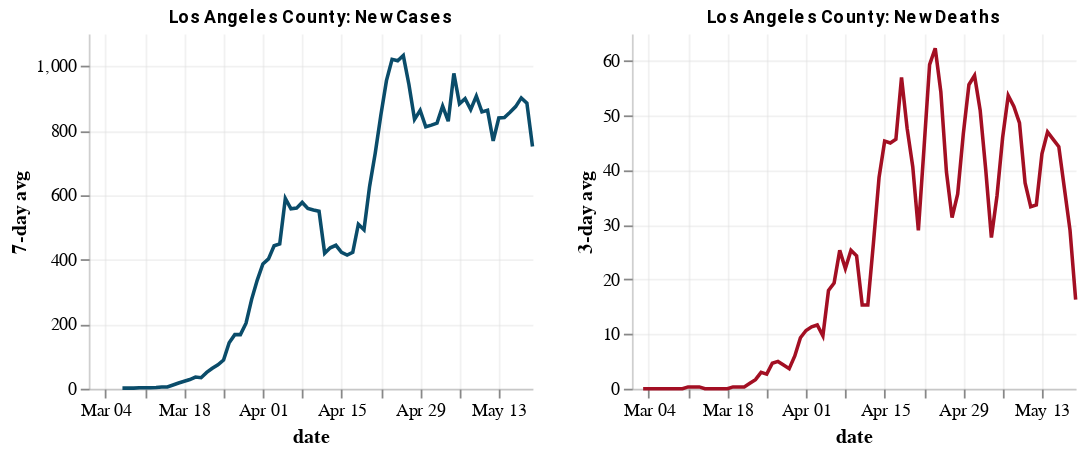
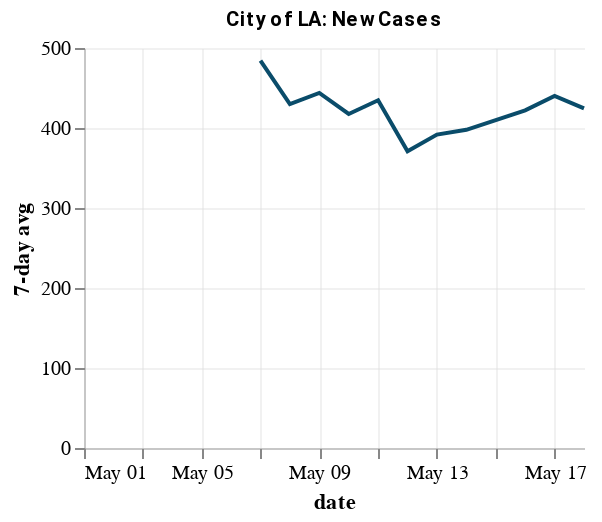

Notebook source saved alongside these figures, in order:
### Code cell
la_county = utils.case_indicators_county("Los Angeles, CA", "3/1/20")
la_city = utils.case_indicators_lacity("5/1/20")
#ca = utils.case_indicators_state("California", "3/1/20")
#la_msa = utils.case_indicators_msa("Los Angeles", "3/1/20")

### Figure 1 — Vega-Lite specification as saved in the notebook (floating-point values rounded to 4 significant figures)
{"config": {"view": {"continuousWidth": 400, "continuousHeight": 300, "strokeOpacity": 0}, "axis": {"domainOpacity": 0.4, "gridOpacity": 0.4}, "title": {"anchor": "middle", "color": "black", "font": "Roboto", "fontSize": 10}}, "hconcat": [{"mark": "line", "encoding": {"color": {"value": "#0A4C6A"}, "x": {"type": "temporal", "field": "date", "timeUnit": "monthdate", "title": "date"}, "y": {"type": "quantitative", "field": "cases_avg7", "title": "7-day avg"}}, "height": 200, "title": "Los Angeles County: New Cases", "width": 250}, {"mark": "line", "encoding": {"color": {"value": "#A30F23"}, "x": {"type": "temporal", "field": "date", "timeUnit": "monthdate", "title": "date"}, "y": {"type": "quantitative", "field": "deaths_avg3", "title": "3-day avg"}}, "height": 200, "title": "Los Angeles County: New Deaths", "width": 250}], "data": {"name": "data-f6a7992d1f5e7991404eb83f1d23a802"}, "$schema": "https://vega.github.io/schema/vega-lite/v4.0.2.json", "datasets": {"data-f6a7992d1f5e7991404eb83f1d23a802": [{"county": "Los Angeles", "state": "California", "state_abbrev": "CA", "fips": "06037", "date": "2020-03-01T08:00:00+00:00", "Lat": 34.31, "Lon": -118.2, "cases": 1, "deaths": 0, "new_cases": 0, "new_deaths": 0, "cases_avg7": null, "deaths_avg3": null, "deaths_avg7": null}, {"county": "Los Angeles", "state": "California", "state_abbrev": "CA", "fips": "06037", "date": "2020-03-02T08:00:00+00:00", "Lat": 34.31, "Lon": -118.2, "cases": 1, "deaths": 0, "new_cases": 0, "new_deaths": 0, "cases_avg7": null, "deaths_avg3": null, "deaths_avg7": null}, {"county": "Los Angeles", "state": "California", "state_abbrev": "CA", "fips": "06037", "date": "2020-03-03T08:00:00+00:00", "Lat": 34.31, "Lon": -118.2, "cases": 1, "deaths": 0, "new_cases": 0, "new_deaths": 0, "cases_avg7": null, "deaths_avg3": 0.0, "deaths_avg7": null}, {"county": "Los Angeles", "state": "California", "state_abbrev": "CA", "fips": "06037", "date": "2020-03-04T08:00:00+00:00", "Lat": 34.31, "Lon": -118.2, "cases": 7, "deaths": 0, "new_cases": 6, "new_deaths": 0, "cases_avg7": null, "deaths_avg3": 0.0, "deaths_avg7": null}, {"county": "Los Angeles", "state": "California", "state_abbrev": "CA", "fips": "06037", "date": "2020-03-05T08:00:00+00:00", "Lat": 34.31, "Lon": -118.2, "cases": 11, "deaths": 0, "new_cases": 4, "new_deaths": 0, "cases_avg7": null, "deaths_avg3": 0.0, "deaths_avg7": null}, {"county": "Los Angeles", "state": "California", "state_abbrev": "CA", "fips": "06037", "date": "2020-03-06T08:00:00+00:00", "Lat": 34.31, "Lon": -118.2, "cases": 13, "deaths": 0, "new_cases": 2, "new_deaths": 0, "cases_avg7": null, "deaths_avg3": 0.0, "deaths_avg7": null}, {"county": "Los Angeles", "state": "California", "state_abbrev": "CA", "fips": "06037", "date": "2020-03-07T08:00:00+00:00", "Lat": 34.31, "Lon": -118.2, "cases": 14, "deaths": 0, "new_cases": 1, "new_deaths": 0, "cases_avg7": 1.857, "deaths_avg3": 0.0, "deaths_avg7": 0.0}, {"county": "Los Angeles", "state": "California", "state_abbrev": "CA", "fips": "06037", "date": "2020-03-08T08:00:00+00:00", "Lat": 34.31, "Lon": -118.2, "cases": 14, "deaths": 0, "new_cases": 0, "new_deaths": 0, "cases_avg7": 1.857, "deaths_avg3": 0.0, "deaths_avg7": 0.0}, {"county": "Los Angeles", "state": "California", "state_abbrev": "CA", "fips": "06037", "date": "2020-03-09T07:00:00+00:00", "Lat": 34.31, "Lon": -118.2, "cases": 14, "deaths": 0, "new_cases": 0, "new_deaths": 0, "cases_avg7": 1.857, "deaths_avg3": 0.0, "deaths_avg7": 0.0}, {"county": "Los Angeles", "state": "California", "state_abbrev": "CA", "fips": "06037", "date": "2020-03-10T07:00:00+00:00", "Lat": 34.31, "Lon": -118.2, "cases": 20, "deaths": 0, "new_cases": 6, "new_deaths": 0, "cases_avg7": 2.714, "deaths_avg3": 0.0, "deaths_avg7": 0.0}, {"county": "Los Angeles", "state": "California", "state_abbrev": "CA", "fips": "06037", "date": "2020-03-11T07:00:00+00:00", "Lat": 34.31, "Lon": -118.2, "cases": 27, "deaths": 1, "new_cases": 7, "new_deaths": 1, "cases_avg7": 2.857, "deaths_avg3": 0.3333, "deaths_avg7": 0.1429}, {"county": "Los Angeles", "state": "California", "state_abbrev": "CA", "fips": "06037", "date": "2020-03-12T07:00:00+00:00", "Lat": 34.31, "Lon": -118.2, "cases": 32, "deaths": 1, "new_cases": 5, "new_deaths": 0, "cases_avg7": 3.0, "deaths_avg3": 0.3333, "deaths_avg7": 0.1429}, {"county": "Los Angeles", "state": "California", "state_abbrev": "CA", "fips": "06037", "date": "2020-03-13T07:00:00+00:00", "Lat": 34.31, "Lon": -118.2, "cases": 40, "deaths": 1, "new_cases": 8, "new_deaths": 0, "cases_avg7": 3.857, "deaths_avg3": 0.3333, "deaths_avg7": 0.1429}, {"county": "Los Angeles", "state": "California", "state_abbrev": "CA", "fips": "06037", "date": "2020-03-14T07:00:00+00:00", "Lat": 34.31, "Lon": -118.2, "cases": 53, "deaths": 1, "new_cases": 13, "new_deaths": 0, "cases_avg7": 5.571, "deaths_avg3": 0.0, "deaths_avg7": 0.1429}, {"county": "Los Angeles", "state": "California", "state_abbrev": "CA", "fips": "06037", "date": "2020-03-15T07:00:00+00:00", "Lat": 34.31, "Lon": -118.2, "cases": 53, "deaths": 1, "new_cases": 0, "new_deaths": 0, "cases_avg7": 5.571, "deaths_avg3": 0.0, "deaths_avg7": 0.1429}, {"county": "Los Angeles", "state": "California", "state_abbrev": "CA", "fips": "06037", "date": "2020-03-16T07:00:00+00:00", "Lat": 34.31, "Lon": -118.2, "cases": 94, "deaths": 1, "new_cases": 41, "new_deaths": 0, "cases_avg7": 11.43, "deaths_avg3": 0.0, "deaths_avg7": 0.1429}, {"county": "Los Angeles", "state": "California", "state_abbrev": "CA", "fips": "06037", "date": "2020-03-17T07:00:00+00:00", "Lat": 34.31, "Lon": -118.2, "cases": 144, "deaths": 1, "new_cases": 50, "new_deaths": 0, "cases_avg7": 17.71, "deaths_avg3": 0.0, "deaths_avg7": 0.1429}, {"county": "Los Angeles", "state": "California", "state_abbrev": "CA", "fips": "06037", "date": "2020-03-18T07:00:00+00:00", "Lat": 34.31, "Lon": -118.2, "cases": 190, "deaths": 1, "new_cases": 46, "new_deaths": 0, "cases_avg7": 23.29, "deaths_avg3": 0.0, "deaths_avg7": 0.0}, {"county": "Los Angeles", "state": "California", "state_abbrev": "CA", "fips": "06037", "date": "2020-03-19T07:00:00+00:00", "Lat": 34.31, "Lon": -118.2, "cases": 231, "deaths": 2, "new_cases": 41, "new_deaths": 1, "cases_avg7": 28.43, "deaths_avg3": 0.3333, "deaths_avg7": 0.1429}, {"county": "Los Angeles", "state": "California", "state_abbrev": "CA", "fips": "06037", "date": "2020-03-20T07:00:00+00:00", "Lat": 34.31, "Lon": -118.2, "cases": 292, "deaths": 2, "new_cases": 61, "new_deaths": 0, "cases_avg7": 36.0, "deaths_avg3": 0.3333, "deaths_avg7": 0.1429}, {"county": "Los Angeles", "state": "California", "state_abbrev": "CA", "fips": "06037", "date": "2020-03-21T07:00:00+00:00", "Lat": 34.31, "Lon": -118.2, "cases": 292, "deaths": 2, "new_cases": 0, "new_deaths": 0, "cases_avg7": 34.14, "deaths_avg3": 0.3333, "deaths_avg7": 0.1429}, {"county": "Los Angeles", "state": "California", "state_abbrev": "CA", "fips": "06037", "date": "2020-03-22T07:00:00+00:00", "Lat": 34.31, "Lon": -118.2, "cases": 407, "deaths": 5, "new_cases": 115, "new_deaths": 3, "cases_avg7": 50.57, "deaths_avg3": 1.0, "deaths_avg7": 0.5714}, {"county": "Los Angeles", "state": "California", "state_abbrev": "CA", "fips": "06037", "date": "2020-03-23T07:00:00+00:00", "Lat": 34.31, "Lon": -118.2, "cases": 536, "deaths": 7, "new_cases": 129, "new_deaths": 2, "cases_avg7": 63.14, "deaths_avg3": 1.667, "deaths_avg7": 0.8571}, {"county": "Los Angeles", "state": "California", "state_abbrev": "CA", "fips": "06037", "date": "2020-03-24T07:00:00+00:00", "Lat": 34.31, "Lon": -118.2, "cases": 662, "deaths": 11, "new_cases": 126, "new_deaths": 4, "cases_avg7": 74.0, "deaths_avg3": 3.0, "deaths_avg7": 1.429}, {"county": "Los Angeles", "state": "California", "state_abbrev": "CA", "fips": "06037", "date": "2020-03-25T07:00:00+00:00", "Lat": 34.31, "Lon": -118.2, "cases": 812, "deaths": 13, "new_cases": 150, "new_deaths": 2, "cases_avg7": 88.86, "deaths_avg3": 2.667, "deaths_avg7": 1.714}, {"county": "Los Angeles", "state": "California", "state_abbrev": "CA", "fips": "06037", "date": "2020-03-26T07:00:00+00:00", "Lat": 34.31, "Lon": -118.2, "cases": 1229, "deaths": 21, "new_cases": 417, "new_deaths": 8, "cases_avg7": 142.6, "deaths_avg3": 4.667, "deaths_avg7": 2.714}, {"county": "Los Angeles", "state": "California", "state_abbrev": "CA", "fips": "06037", "date": "2020-03-27T07:00:00+00:00", "Lat": 34.31, "Lon": -118.2, "cases": 1465, "deaths": 26, "new_cases": 236, "new_deaths": 5, "cases_avg7": 167.6, "deaths_avg3": 5.0, "deaths_avg7": 3.429}, {"county": "Los Angeles", "state": "California", "state_abbrev": "CA", "fips": "06037", "date": "2020-03-28T07:00:00+00:00", "Lat": 34.31, "Lon": -118.2, "cases": 1465, "deaths": 26, "new_cases": 0, "new_deaths": 0, "cases_avg7": 167.6, "deaths_avg3": 4.333, "deaths_avg7": 3.429}, {"county": "Los Angeles", "state": "California", "state_abbrev": "CA", "fips": "06037", "date": "2020-03-29T07:00:00+00:00", "Lat": 34.31, "Lon": -118.2, "cases": 1829, "deaths": 32, "new_cases": 364, "new_deaths": 6, "cases_avg7": 203.1, "deaths_avg3": 3.667, "deaths_avg7": 3.857}, {"county": "Los Angeles", "state": "California", "state_abbrev": "CA", "fips": "06037", "date": "2020-03-30T07:00:00+00:00", "Lat": 34.31, "Lon": -118.2, "cases": 2474, "deaths": 44, "new_cases": 645, "new_deaths": 12, "cases_avg7": 276.9, "deaths_avg3": 6.0, "deaths_avg7": 5.286}, {"county": "Los Angeles", "state": "California", "state_abbrev": "CA", "fips": "06037", "date": "2020-03-31T07:00:00+00:00", "Lat": 34.31, "Lon": -118.2, "cases": 3019, "deaths": 54, "new_cases": 545, "new_deaths": 10, "cases_avg7": 336.7, "deaths_avg3": 9.333, "deaths_avg7": 6.143}, {"county": "Los Angeles", "state": "California", "state_abbrev": "CA", "fips": "06037", "date": "2020-04-01T07:00:00+00:00", "Lat": 34.31, "Lon": -118.2, "cases": 3518, "deaths": 64, "new_cases": 499, "new_deaths": 10, "cases_avg7": 386.6, "deaths_avg3": 10.67, "deaths_avg7": 7.286}, {"county": "Los Angeles", "state": "California", "state_abbrev": "CA", "fips": "06037", "date": "2020-04-02T07:00:00+00:00", "Lat": 34.31, "Lon": -118.2, "cases": 4045, "deaths": 78, "new_cases": 527, "new_deaths": 14, "cases_avg7": 402.3, "deaths_avg3": 11.33, "deaths_avg7": 8.143}, {"county": "Los Angeles", "state": "California", "state_abbrev": "CA", "fips": "06037", "date": "2020-04-03T07:00:00+00:00", "Lat": 34.31, "Lon": -118.2, "cases": 4566, "deaths": 89, "new_cases": 521, "new_deaths": 11, "cases_avg7": 443.0, "deaths_avg3": 11.67, "deaths_avg7": 9.0}, {"county": "Los Angeles", "state": "California", "state_abbrev": "CA", "fips": "06037", "date": "2020-04-04T07:00:00+00:00", "Lat": 34.31, "Lon": -118.2, "cases": 4605, "deaths": 93, "new_cases": 39, "new_deaths": 4, "cases_avg7": 448.6, "deaths_avg3": 9.667, "deaths_avg7": 9.571}, {"county": "Los Angeles", "state": "California", "state_abbrev": "CA", "fips": "06037", "date": "2020-04-05T07:00:00+00:00", "Lat": 34.31, "Lon": -118.2, "cases": 5955, "deaths": 132, "new_cases": 1350, "new_deaths": 39, "cases_avg7": 589.4, "deaths_avg3": 18.0, "deaths_avg7": 14.29}, {"county": "Los Angeles", "state": "California", "state_abbrev": "CA", "fips": "06037", "date": "2020-04-06T07:00:00+00:00", "Lat": 34.31, "Lon": -118.2, "cases": 6377, "deaths": 147, "new_cases": 422, "new_deaths": 15, "cases_avg7": 557.6, "deaths_avg3": 19.33, "deaths_avg7": 14.71}, {"county": "Los Angeles", "state": "California", "state_abbrev": "CA", "fips": "06037", "date": "2020-04-07T07:00:00+00:00", "Lat": 34.31, "Lon": -118.2, "cases": 6936, "deaths": 169, "new_cases": 559, "new_deaths": 22, "cases_avg7": 559.6, "deaths_avg3": 25.33, "deaths_avg7": 16.43}, {"county": "Los Angeles", "state": "California", "state_abbrev": "CA", "fips": "06037", "date": "2020-04-08T07:00:00+00:00", "Lat": 34.31, "Lon": -118.2, "cases": 7559, "deaths": 198, "new_cases": 623, "new_deaths": 29, "cases_avg7": 577.3, "deaths_avg3": 22.0, "deaths_avg7": 19.14}, {"county": "Los Angeles", "state": "California", "state_abbrev": "CA", "fips": "06037", "date": "2020-04-09T07:00:00+00:00", "Lat": 34.31, "Lon": -118.2, "cases": 7955, "deaths": 223, "new_cases": 396, "new_deaths": 25, "cases_avg7": 558.6, "deaths_avg3": 25.33, "deaths_avg7": 20.71}, {"county": "Los Angeles", "state": "California", "state_abbrev": "CA", "fips": "06037", "date": "2020-04-10T07:00:00+00:00", "Lat": 34.31, "Lon": -118.2, "cases": 8443, "deaths": 242, "new_cases": 488, "new_deaths": 19, "cases_avg7": 553.9, "deaths_avg3": 24.33, "deaths_avg7": 21.86}, {"county": "Los Angeles", "state": "California", "state_abbrev": "CA", "fips": "06037", "date": "2020-04-11T07:00:00+00:00", "Lat": 34.31, "Lon": -118.2, "cases": 8453, "deaths": 244, "new_cases": 10, "new_deaths": 2, "cases_avg7": 549.7, "deaths_avg3": 15.33, "deaths_avg7": 21.57}, {"county": "Los Angeles", "state": "California", "state_abbrev": "CA", "fips": "06037", "date": "2020-04-12T07:00:00+00:00", "Lat": 34.31, "Lon": -118.2, "cases": 8894, "deaths": 269, "new_cases": 441, "new_deaths": 25, "cases_avg7": 419.9, "deaths_avg3": 15.33, "deaths_avg7": 19.57}, {"county": "Los Angeles", "state": "California", "state_abbrev": "CA", "fips": "06037", "date": "2020-04-13T07:00:00+00:00", "Lat": 34.31, "Lon": -118.2, "cases": 9433, "deaths": 322, "new_cases": 539, "new_deaths": 53, "cases_avg7": 436.6, "deaths_avg3": 26.67, "deaths_avg7": 25.0}, {"county": "Los Angeles", "state": "California", "state_abbrev": "CA", "fips": "06037", "date": "2020-04-14T07:00:00+00:00", "Lat": 34.31, "Lon": -118.2, "cases": 10047, "deaths": 360, "new_cases": 614, "new_deaths": 38, "cases_avg7": 444.4, "deaths_avg3": 38.67, "deaths_avg7": 27.29}, {"county": "Los Angeles", "state": "California", "state_abbrev": "CA", "fips": "06037", "date": "2020-04-15T07:00:00+00:00", "Lat": 34.31, "Lon": -118.2, "cases": 10517, "deaths": 405, "new_cases": 470, "new_deaths": 45, "cases_avg7": 422.6, "deaths_avg3": 45.33, "deaths_avg7": 29.57}, {"county": "Los Angeles", "state": "California", "state_abbrev": "CA", "fips": "06037", "date": "2020-04-16T07:00:00+00:00", "Lat": 34.31, "Lon": -118.2, "cases": 10854, "deaths": 457, "new_cases": 337, "new_deaths": 52, "cases_avg7": 414.1, "deaths_avg3": 45.0, "deaths_avg7": 33.43}, {"county": "Los Angeles", "state": "California", "state_abbrev": "CA", "fips": "06037", "date": "2020-04-17T07:00:00+00:00", "Lat": 34.31, "Lon": -118.2, "cases": 11400, "deaths": 497, "new_cases": 546, "new_deaths": 40, "cases_avg7": 422.4, "deaths_avg3": 45.67, "deaths_avg7": 36.43}, {"county": "Los Angeles", "state": "California", "state_abbrev": "CA", "fips": "06037", "date": "2020-04-18T07:00:00+00:00", "Lat": 34.31, "Lon": -118.2, "cases": 12021, "deaths": 576, "new_cases": 621, "new_deaths": 79, "cases_avg7": 509.7, "deaths_avg3": 57.0, "deaths_avg7": 47.43}, {"county": "Los Angeles", "state": "California", "state_abbrev": "CA", "fips": "06037", "date": "2020-04-19T07:00:00+00:00", "Lat": 34.31, "Lon": -118.2, "cases": 12341, "deaths": 600, "new_cases": 320, "new_deaths": 24, "cases_avg7": 492.4, "deaths_avg3": 47.67, "deaths_avg7": 47.29}, {"county": "Los Angeles", "state": "California", "state_abbrev": "CA", "fips": "06037", "date": "2020-04-20T07:00:00+00:00", "Lat": 34.31, "Lon": -118.2, "cases": 13823, "deaths": 619, "new_cases": 1482, "new_deaths": 19, "cases_avg7": 627.1, "deaths_avg3": 40.67, "deaths_avg7": 42.43}, {"county": "Los Angeles", "state": "California", "state_abbrev": "CA", "fips": "06037", "date": "2020-04-21T07:00:00+00:00", "Lat": 34.31, "Lon": -118.2, "cases": 15153, "deaths": 663, "new_cases": 1330, "new_deaths": 44, "cases_avg7": 729.4, "deaths_avg3": 29.0, "deaths_avg7": 43.29}, {"county": "Los Angeles", "state": "California", "state_abbrev": "CA", "fips": "06037", "date": "2020-04-22T07:00:00+00:00", "Lat": 34.31, "Lon": -118.2, "cases": 16447, "deaths": 732, "new_cases": 1294, "new_deaths": 69, "cases_avg7": 847.1, "deaths_avg3": 44.0, "deaths_avg7": 46.71}, {"county": "Los Angeles", "state": "California", "state_abbrev": "CA", "fips": "06037", "date": "2020-04-23T07:00:00+00:00", "Lat": 34.31, "Lon": -118.2, "cases": 17537, "deaths": 797, "new_cases": 1090, "new_deaths": 65, "cases_avg7": 954.7, "deaths_avg3": 59.33, "deaths_avg7": 48.57}, {"county": "Los Angeles", "state": "California", "state_abbrev": "CA", "fips": "06037", "date": "2020-04-24T07:00:00+00:00", "Lat": 34.31, "Lon": -118.2, "cases": 18545, "deaths": 850, "new_cases": 1008, "new_deaths": 53, "cases_avg7": 1021.0, "deaths_avg3": 62.33, "deaths_avg7": 50.43}, {"county": "Los Angeles", "state": "California", "state_abbrev": "CA", "fips": "06037", "date": "2020-04-25T07:00:00+00:00", "Lat": 34.31, "Lon": -118.2, "cases": 19133, "deaths": 895, "new_cases": 588, "new_deaths": 45, "cases_avg7": 1016.0, "deaths_avg3": 54.33, "deaths_avg7": 45.57}, {"county": "Los Angeles", "state": "California", "state_abbrev": "CA", "fips": "06037", "date": "2020-04-26T07:00:00+00:00", "Lat": 34.31, "Lon": -118.2, "cases": 19567, "deaths": 916, "new_cases": 434, "new_deaths": 21, "cases_avg7": 1032.0, "deaths_avg3": 39.67, "deaths_avg7": 45.14}, {"county": "Los Angeles", "state": "California", "state_abbrev": "CA", "fips": "06037", "date": "2020-04-27T07:00:00+00:00", "Lat": 34.31, "Lon": -118.2, "cases": 20423, "deaths": 944, "new_cases": 856, "new_deaths": 28, "cases_avg7": 942.9, "deaths_avg3": 31.33, "deaths_avg7": 46.43}, {"county": "Los Angeles", "state": "California", "state_abbrev": "CA", "fips": "06037", "date": "2020-04-28T07:00:00+00:00", "Lat": 34.31, "Lon": -118.2, "cases": 20996, "deaths": 1002, "new_cases": 573, "new_deaths": 58, "cases_avg7": 834.7, "deaths_avg3": 35.67, "deaths_avg7": 48.43}, {"county": "Los Angeles", "state": "California", "state_abbrev": "CA", "fips": "06037", "date": "2020-04-29T07:00:00+00:00", "Lat": 34.31, "Lon": -118.2, "cases": 22485, "deaths": 1056, "new_cases": 1489, "new_deaths": 54, "cases_avg7": 862.6, "deaths_avg3": 46.67, "deaths_avg7": 46.29}, {"county": "Los Angeles", "state": "California", "state_abbrev": "CA", "fips": "06037", "date": "2020-04-30T07:00:00+00:00", "Lat": 34.31, "Lon": -118.2, "cases": 23220, "deaths": 1111, "new_cases": 735, "new_deaths": 55, "cases_avg7": 811.9, "deaths_avg3": 55.67, "deaths_avg7": 44.86}, {"county": "Los Angeles", "state": "California", "state_abbrev": "CA", "fips": "06037", "date": "2020-05-01T07:00:00+00:00", "Lat": 34.31, "Lon": -118.2, "cases": 24262, "deaths": 1174, "new_cases": 1042, "new_deaths": 63, "cases_avg7": 816.7, "deaths_avg3": 57.33, "deaths_avg7": 46.29}, {"county": "Los Angeles", "state": "California", "state_abbrev": "CA", "fips": "06037", "date": "2020-05-02T07:00:00+00:00", "Lat": 34.31, "Lon": -118.2, "cases": 24894, "deaths": 1209, "new_cases": 632, "new_deaths": 35, "cases_avg7": 823.0, "deaths_avg3": 51.0, "deaths_avg7": 44.86}, {"county": "Los Angeles", "state": "California", "state_abbrev": "CA", "fips": "06037", "date": "2020-05-03T07:00:00+00:00", "Lat": 34.31, "Lon": -118.2, "cases": 25699, "deaths": 1231, "new_cases": 805, "new_deaths": 22, "cases_avg7": 876.0, "deaths_avg3": 40.0, "deaths_avg7": 45.0}, {"county": "Los Angeles", "state": "California", "state_abbrev": "CA", "fips": "06037", "date": "2020-05-04T07:00:00+00:00", "Lat": 34.31, "Lon": -118.2, "cases": 26225, "deaths": 1257, "new_cases": 526, "new_deaths": 26, "cases_avg7": 828.9, "deaths_avg3": 27.67, "deaths_avg7": 44.71}, {"county": "Los Angeles", "state": "California", "state_abbrev": "CA", "fips": "06037", "date": "2020-05-05T07:00:00+00:00", "Lat": 34.31, "Lon": -118.2, "cases": 27836, "deaths": 1315, "new_cases": 1611, "new_deaths": 58, "cases_avg7": 977.1, "deaths_avg3": 35.33, "deaths_avg7": 44.71}, {"county": "Los Angeles", "state": "California", "state_abbrev": "CA", "fips": "06037", "date": "2020-05-06T07:00:00+00:00", "Lat": 34.31, "Lon": -118.2, "cases": 28665, "deaths": 1369, "new_cases": 829, "new_deaths": 54, "cases_avg7": 882.9, "deaths_avg3": 46.0, "deaths_avg7": 44.71}, {"county": "Los Angeles", "state": "California", "state_abbrev": "CA", "fips": "06037", "date": "2020-05-07T07:00:00+00:00", "Lat": 34.31, "Lon": -118.2, "cases": 29511, "deaths": 1418, "new_cases": 846, "new_deaths": 49, "cases_avg7": 898.7, "deaths_avg3": 53.67, "deaths_avg7": 43.86}, {"county": "Los Angeles", "state": "California", "state_abbrev": "CA", "fips": "06037", "date": "2020-05-08T07:00:00+00:00", "Lat": 34.31, "Lon": -118.2, "cases": 30319, "deaths": 1470, "new_cases": 808, "new_deaths": 52, "cases_avg7": 865.3, "deaths_avg3": 51.67, "deaths_avg7": 42.29}, {"county": "Los Angeles", "state": "California", "state_abbrev": "CA", "fips": "06037", "date": "2020-05-09T07:00:00+00:00", "Lat": 34.31, "Lon": -118.2, "cases": 31241, "deaths": 1515, "new_cases": 922, "new_deaths": 45, "cases_avg7": 906.7, "deaths_avg3": 48.67, "deaths_avg7": 43.71}, {"county": "Los Angeles", "state": "California", "state_abbrev": "CA", "fips": "06037", "date": "2020-05-10T07:00:00+00:00", "Lat": 34.31, "Lon": -118.2, "cases": 31703, "deaths": 1531, "new_cases": 462, "new_deaths": 16, "cases_avg7": 857.7, "deaths_avg3": 37.67, "deaths_avg7": 42.86}, {"county": "Los Angeles", "state": "California", "state_abbrev": "CA", "fips": "06037", "date": "2020-05-11T07:00:00+00:00", "Lat": 34.31, "Lon": -118.2, "cases": 32263, "deaths": 1570, "new_cases": 560, "new_deaths": 39, "cases_avg7": 862.6, "deaths_avg3": 33.33, "deaths_avg7": 44.71}, {"county": "Los Angeles", "state": "California", "state_abbrev": "CA", "fips": "06037", "date": "2020-05-12T07:00:00+00:00", "Lat": 34.31, "Lon": -118.2, "cases": 33211, "deaths": 1616, "new_cases": 948, "new_deaths": 46, "cases_avg7": 767.9, "deaths_avg3": 33.67, "deaths_avg7": 43.0}, {"county": "Los Angeles", "state": "California", "state_abbrev": "CA", "fips": "06037", "date": "2020-05-13T07:00:00+00:00", "Lat": 34.31, "Lon": -118.2, "cases": 34538, "deaths": 1660, "new_cases": 1327, "new_deaths": 44, "cases_avg7": 839.0, "deaths_avg3": 43.0, "deaths_avg7": 41.57}, {"county": "Los Angeles", "state": "California", "state_abbrev": "CA", "fips": "06037", "date": "2020-05-14T07:00:00+00:00", "Lat": 34.31, "Lon": -118.2, "cases": 35392, "deaths": 1711, "new_cases": 854, "new_deaths": 51, "cases_avg7": 840.1, "deaths_avg3": 47.0, "deaths_avg7": 41.86}, {"county": "Los Angeles", "state": "California", "state_abbrev": "CA", "fips": "06037", "date": "2020-05-15T07:00:00+00:00", "Lat": 34.31, "Lon": -118.2, "cases": 36316, "deaths": 1753, "new_cases": 924, "new_deaths": 42, "cases_avg7": 856.7, "deaths_avg3": 45.67, "deaths_avg7": 40.43}, {"county": "Los Angeles", "state": "California", "state_abbrev": "CA", "fips": "06037", "date": "2020-05-16T07:00:00+00:00", "Lat": 34.31, "Lon": -118.2, "cases": 37360, "deaths": 1793, "new_cases": 1044, "new_deaths": 40, "cases_avg7": 874.1, "deaths_avg3": 44.33, "deaths_avg7": 39.71}, {"county": "Los Angeles", "state": "California", "state_abbrev": "CA", "fips": "06037", "date": "2020-05-17T07:00:00+00:00", "Lat": 34.31, "Lon": -118.2, "cases": 38011, "deaths": 1821, "new_cases": 651, "new_deaths": 28, "cases_avg7": 901.1, "deaths_avg3": 36.67, "deaths_avg7": 41.43}, {"county": "Los Angeles", "state": "California", "state_abbrev": "CA", "fips": "06037", "date": "2020-05-18T07:00:00+00:00", "Lat": 34.31, "Lon": -118.2, "cases": 38458, "deaths": 1840, "new_cases": 447, "new_deaths": 19, "cases_avg7": 885.0, "deaths_avg3": 29.0, "deaths_avg7": 38.57}, {"county": "Los Angeles", "state": "California", "state_abbrev": "CA", "fips": "06037", "date": "2020-05-19T07:00:00+00:00", "Lat": 34.31, "Lon": -118.2, "cases": 38466, "deaths": 1842, "new_cases": 8, "new_deaths": 2, "cases_avg7": 750.7, "deaths_avg3": 16.33, "deaths_avg7": 32.29}]}}

### Figure 2 — Vega-Lite specification as saved in the notebook (floating-point values rounded to 4 significant figures)
{"config": {"view": {"continuousWidth": 400, "continuousHeight": 300, "strokeOpacity": 0}, "axis": {"domainOpacity": 0.4, "gridOpacity": 0.4}, "title": {"anchor": "middle", "color": "black", "font": "Roboto", "fontSize": 10}}, "data": {"name": "data-20389775925a559f8c55a48de712d4bf"}, "mark": "line", "encoding": {"color": {"value": "#0A4C6A"}, "x": {"type": "temporal", "field": "date", "timeUnit": "monthdate", "title": "date"}, "y": {"type": "quantitative", "field": "cases_avg7", "title": "7-day avg"}}, "height": 200, "title": "City of LA: New Cases", "width": 250, "$schema": "https://vega.github.io/schema/vega-lite/v4.0.2.json", "datasets": {"data-20389775925a559f8c55a48de712d4bf": [{"Date": "2020-05-01", "cases": 11553, "new_cases": 690, "date": "2020-05-01T00:00:00", "cases_avg7": null}, {"Date": "2020-05-02", "cases": 11908, "new_cases": 355, "date": "2020-05-02T00:00:00", "cases_avg7": null}, {"Date": "2020-05-03", "cases": 12300, "new_cases": 392, "date": "2020-05-03T00:00:00", "cases_avg7": null}, {"Date": "2020-05-04", "cases": 12525, "new_cases": 225, "date": "2020-05-04T00:00:00", "cases_avg7": null}, {"Date": "2020-05-05", "cases": 13468, "new_cases": 943, "date": "2020-05-05T00:00:00", "cases_avg7": null}, {"Date": "2020-05-06", "cases": 13868, "new_cases": 400, "date": "2020-05-06T00:00:00", "cases_avg7": null}, {"Date": "2020-05-07", "cases": 14253, "new_cases": 385, "date": "2020-05-07T00:00:00", "cases_avg7": 484.3}, {"Date": "2020-05-08", "cases": 14563, "new_cases": 310, "date": "2020-05-08T00:00:00", "cases_avg7": 430.0}, {"Date": "2020-05-09", "cases": 15015, "new_cases": 452, "date": "2020-05-09T00:00:00", "cases_avg7": 443.9}, {"Date": "2020-05-10", "cases": 15223, "new_cases": 208, "date": "2020-05-10T00:00:00", "cases_avg7": 417.6}, {"Date": "2020-05-11", "cases": 15568, "new_cases": 345, "date": "2020-05-11T00:00:00", "cases_avg7": 434.7}, {"Date": "2020-05-12", "cases": 16065, "new_cases": 497, "date": "2020-05-12T00:00:00", "cases_avg7": 371.0}, {"Date": "2020-05-13", "cases": 16610, "new_cases": 545, "date": "2020-05-13T00:00:00", "cases_avg7": 391.7}, {"Date": "2020-05-14", "cases": 17037, "new_cases": 427, "date": "2020-05-14T00:00:00", "cases_avg7": 397.7}, {"Date": "2020-05-15", "cases": 17432, "new_cases": 395, "date": "2020-05-15T00:00:00", "cases_avg7": 409.9}, {"Date": "2020-05-16", "cases": 17969, "new_cases": 537, "date": "2020-05-16T00:00:00", "cases_avg7": 422.0}, {"Date": "2020-05-17", "cases": 18304, "new_cases": 335, "date": "2020-05-17T00:00:00", "cases_avg7": 440.1}, {"Date": "2020-05-18", "cases": 18540, "new_cases": 236, "date": "2020-05-18T00:00:00", "cases_avg7": 424.6}]}}
